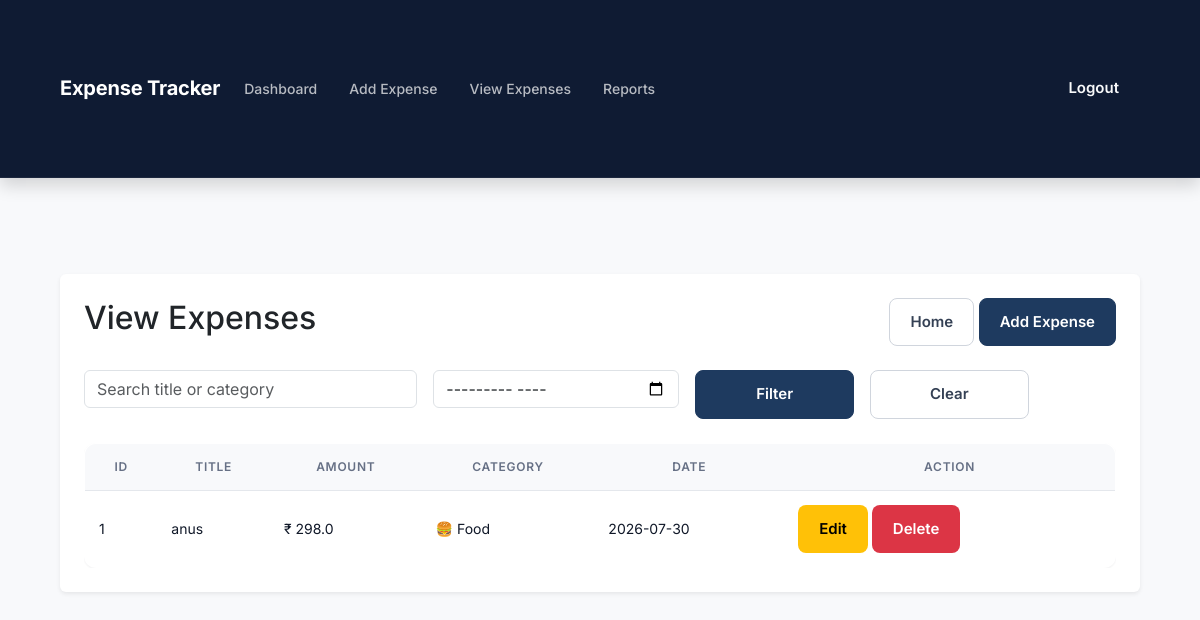
Page /view (signed in) on the committed database.
### tables this page shows
CREATE TABLE expenses(
        id INTEGER PRIMARY KEY AUTOINCREMENT,
        user_id INTEGER NOT NULL,
        title TEXT,
        amount REAL,
        category TEXT,
        date TEXT,
        FOREIGN KEY (user_id) REFERENCES users(id)
    );

### app.py (the view, shortened to what this page needs)
@app.route("/view")
def view():
    if "user_id" not in session:
        return redirect("/login")
    user_id = session["user_id"]
    search = request.args.get("search", "")
    month = request.args.get("month", "")
    conn = sqlite3.connect(DB_PATH)
    cur = conn.cursor()
    query = """
        SELECT id, title, amount, category, date
        FROM expenses
        WHERE user_id=?
    """
    params = [user_id]
    if month:
        query += """
            AND strftime('%Y-%m', date)=?
        """
        params.append(month)
    query += " ORDER BY date DESC"
    cur.execute(query, params)
    expenses = cur.fetchall()
    conn.close()
    return render_template(
        "view_expense.html",
        expenses=expenses,
        search=search,
        selected_month=month
    )

### templates/view_expense.html (shortened to what this page needs)
<!DOCTYPE html>
<html lang="en">
<head>
    <link href="https://cdn.jsdelivr.net/npm/bootstrap@5.3.3/dist/css/bootstrap.min.css" rel="stylesheet">
    <link rel="stylesheet" href="{{ url_for('static', filename='style.css') }}">
</head>
<body>
<nav class="navbar navbar-expand-lg navbar-dark shadow">
    <div class="container">
        <a class="navbar-brand fw-bold" href="/">
            Expense Tracker
        </a>
        <div class="collapse navbar-collapse" id="navbarNav">
            <ul class="navbar-nav me-auto">
                <li class="nav-item">
                    <a class="nav-link" href="/">Dashboard</a>
                </li>
                <li class="nav-item">
                    <a class="nav-link" href="/add">Add Expense</a>
                </li>
                <li class="nav-item">
                    <a class="nav-link active" href="/view">View Expenses</a>
                </li>
                <li class="nav-item">
                    <a class="nav-link" href="/reports">Reports</a>
                </li>
            </ul>
            <a href="/logout" class="btn btn-outline-light">
                Logout
            </a>
        </div>
    </div>
</nav>
<div class="container mt-5">
    <div class="card shadow-sm border-0 p-4">
        <div class="d-flex justify-content-between align-items-center mb-4">
            <h2>View Expenses</h2>
            <div>
                <a href="/" class="btn btn-outline-secondary">
                    Home
                </a>
                <a href="/add" class="btn btn-primary">
                    Add Expense
                </a>
            </div>
        </div>
        <form method="GET" action="/view" class="row g-3 mb-4">
            <div class="col-md-4">
                <input
                    type="text"
                    name="search"
                    value="{{ search }}"
                    class="form-control"
                    placeholder="Search title or category">
            </div>
            <div class="col-md-3">
                <input
                    type="month"
                    name="month"
                    value="{{ selected_month }}"
                    class="form-control">
            </div>
            <div class="col-md-2">
                <button class="btn btn-primary w-100">
                    Filter
                </button>
            </div>
            <div class="col-md-2">
                <a href="/view" class="btn btn-outline-secondary w-100">
                    Clear
                </a>
            </div>
        </form>
        <div class="table-responsive">
            <table class="table table-hover align-middle">
                <thead>
                    <tr>
                        <th>ID</th>
                        <th>Title</th>
                        <th>Amount</th>
                        <th>Category</th>
                        <th>Date</th>
                        <th>Action</th>
                    </tr>
                </thead>
                <tbody>
                {% if expenses %}
                    {% for expense in expenses %}
                    <tr>
                        <td>{{ expense[0] }}</td>
                        <td>{{ expense[1] }}</td>
                        <td>₹ {{ expense[2] }}</td>
                        <td>{{ expense[3] }}</td>
                        <td>{{ expense[4] }}</td>
                        <td>
                            <a href="/edit/{{ expense[0] }}" class="btn btn-warning btn-sm">
                                Edit
                            </a>
                            <a href="/delete/{{ expense[0] }}"
                               class="btn btn-danger btn-sm"
                               onclick="return confirm('Are you sure you want to delete this expense?')">
                                Delete
                            </a>
                        </td>
                    </tr>
                    {% endfor %}
                {% else %}
                    <tr>
                        <td colspan="6" class="text-center">No expenses found.</td>
                    </tr>
                {% endif %}
                </tbody>
            </table>
        </div>
    </div>
</div>
</body>
</html>

### static/style.css (style rules this page uses)
:root { --navy-900:#0f1b33; --navy-800:#152449; --navy-700:#1e3a5f; --navy-600:#2c4a75; --gray-50:#f8f9fb; --gray-100:#f1f3f6; --gray-200:#e4e7ec; --gray-300:#d0d5dd; --gray-500:#667085; --gray-700:#344054; --gray-900:#101828; --color-primary:var(--navy-700); --color-primary-dark:var(--navy-800); --color-success:#12795b; --color-danger:#b42318; --color-white:#ffffff; --color-text-dark:var(--gray-900); --color-text-muted:var(--gray-500); --radius-sm:8px; --radius-md:12px; --radius-lg:14px; --shadow-sm:0 1px 2px rgba(16,24,40,.06); --shadow-md:0 4px 12px rgba(16,24,40,.06),0 1px 3px rgba(16,24,40,.08); --shadow-lg:0 8px 24px rgba(16,24,40,.10); --space-1:8px; --space-2:16px; --space-3:24px; --space-4:32px; --space-5:48px; --transition:all .2s ease; }
* { margin:0; padding:0; box-sizing:border-box; font-family:"Inter","Segoe UI",Tahoma,Geneva,Verdana,sans-serif; }
body { background:var(--gray-50); min-height:100vh; color:var(--color-text-dark); }
.container { width:90%; max-width:1200px; margin:auto; padding:var(--space-5) 0; }
.navbar { padding:var(--space-2) 0; background:var(--navy-900) !important; border-bottom:1px solid rgba(255,255,255,.06); }
.navbar-brand { font-size:20px; font-weight:700; color:var(--color-white) !important; letter-spacing:-0.01em; }
.nav-link { font-weight:500; font-size:14px; margin-right:var(--space-2); color:rgba(255,255,255,.7) !important; transition:var(--transition); }
.actions .btn, .btn { padding:12px 20px; font-size:15px; font-weight:600; border-radius:var(--radius-sm); border:1px solid transparent; transition:var(--transition); }
.btn-primary { background:var(--navy-700); border-color:var(--navy-700); }
.btn-outline-secondary, .btn-secondary { background:var(--color-white); color:var(--gray-700); border-color:var(--gray-300); }
.table { background:var(--color-white); border-radius:var(--radius-md); overflow:hidden; box-shadow:var(--shadow-sm); border:1px solid var(--gray-200); margin-bottom:0; }
.table th { text-align:center; font-weight:600; font-size:12px; text-transform:uppercase; letter-spacing:.06em; color:var(--color-text-muted); background:var(--gray-50); border-bottom:1px solid var(--gray-200); padding:14px; }
.table td { vertical-align:middle; padding:14px; color:var(--color-text-dark); border-bottom:1px solid var(--gray-100); font-size:14px; }
.table tbody tr { transition:var(--transition); }
.table tbody tr:last-child td { border-bottom:none; }

### rows in the picture
expenses: id "1", title "anus", amount "298.0", category "🍔 Food", date "2026-07-30"
